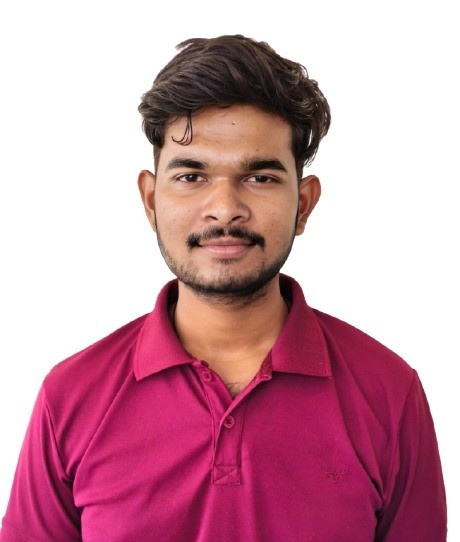
#> input picture images_resizer/images_input/IMG-20250404-WA0002.jpg, 460 x 542 px; its folder holds only this picture in this run
$ python code.py
#> lines starting #> are read from the running program, lines starting #| are printed output that depends on the picture
from PIL import Image
import os

width = int(input("Enter new width: "))
#> the answer given: 100
height = int(input("Enter new height: "))
#> the answer given: 100

os.makedirs("images_resized", exist_ok=True)

formats = (".jpg", ".jpeg", ".png", ".bmp", ".gif")

for file in os.listdir("images_input"):
    if file.lower().endswith(formats):
        img = Image.open(f"images_input/{file}")
#> img is the input picture: PIL image 460x542 RGB; mean R, G, B 203.5, 151.7, 166.3
        img = img.resize((width, height))
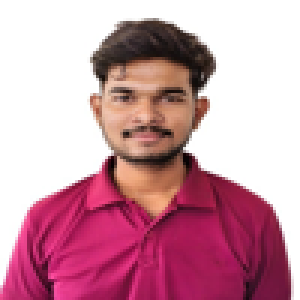
#> img: PIL image 100x100 RGB (shown 3 times larger); mean R, G, B 203.4, 151.7, 166.3
        img.save(f"images_resized/{file}")

print("✅ All images resized successfully!")
